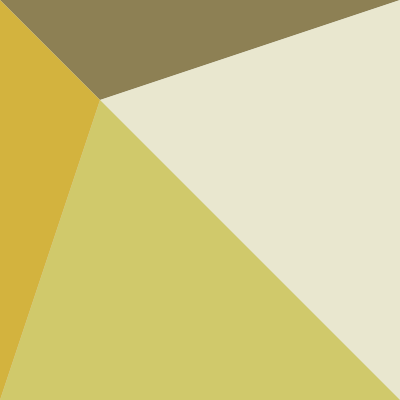
Frame 1 (no input)
Frame 60 (no input): identical to frame 1, image omitted
Frame 120 (the mouse pressed at the canvas centre since frame 60): identical to frame 1, image omitted

The p5.js sketch that drew this single still picture (run headless with seeded random() and noise() and a simulated clock; from frame 60 on, the mouse is pressed at the canvas centre):

// p5.js sketch
// ── sketch.js
let x = 100;
let y = 100;

function setup() {
  createCanvas(400, 400);
}

function draw() {
  background(220);

  noStroke();

  fill(141, 128, 84);
  triangle(0, 0, 400, 0, x, y);

  fill(233, 231, 207);
  triangle(400, 0, 400, 400, x, y);

  fill(208, 201, 107);
  triangle(400, 400, 0, 400, x, y);

  fill(211, 179, 62);
  triangle(0, 400, 0, 0, x, y);
}
